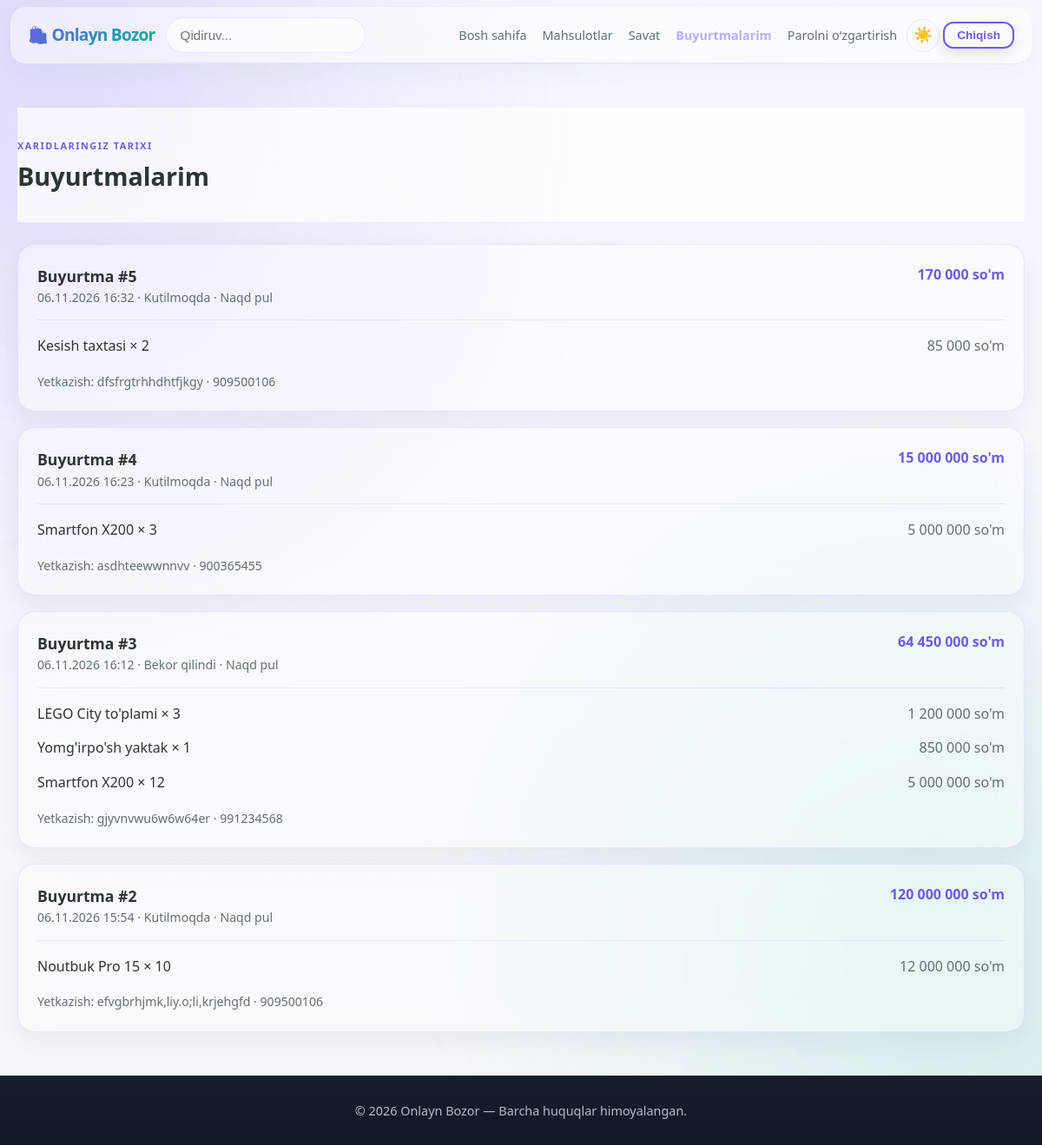
Screenshot of /orders/ (signed in) with the database file from the repository.
### shop/models.py (models this page shows, shortened)
class Order(models.Model):
    class PaymentMethod(models.TextChoices):
        CASH = 'cash', 'Naqd pul'
        CARD = 'card', 'Plastik karta'
    class Status(models.TextChoices):
        PENDING = 'pending', 'Kutilmoqda'
        CONFIRMED = 'confirmed', 'Tasdiqlangan'
        SHIPPED = 'shipped', 'Yetkazilmoqda'
        DELIVERED = 'delivered', 'Yetkazildi'
        CANCELED = 'canceled', 'Bekor qilindi'
    user = models.ForeignKey(
        settings.AUTH_USER_MODEL,
        related_name='shop_orders',
        on_delete=models.PROTECT,
    )
    phone = models.CharField(max_length=32)
    address = models.TextField()
    payment_method = models.CharField(
        max_length=8,
        choices=PaymentMethod.choices,
        default=PaymentMethod.CASH,
    )
    status = models.CharField(
        max_length=16,
        choices=Status.choices,
        default=Status.PENDING,
    )
    total = models.DecimalField(max_digits=12, decimal_places=2)
    created_at = models.DateTimeField(auto_now_add=True)
    class Meta:
        ordering = ('-created_at',)
    @property
    def can_be_canceled(self):
        return (
            self.status == self.Status.PENDING
            and timezone.now() < self.created_at + ORDER_CANCELLATION_WINDOW
        )

class OrderItem(models.Model):
    order = models.ForeignKey(
        Order,
        related_name='items',
        on_delete=models.CASCADE,
    )
    product = models.ForeignKey(
        Product,
        related_name='order_items',
        null=True,
        blank=True,
        on_delete=models.SET_NULL,
    )
    product_name = models.CharField(max_length=200)
    price = models.DecimalField(max_digits=10, decimal_places=2)
    quantity = models.PositiveIntegerField()

### shop/views.py (the view)
# urls.py: path('orders/', views.order_history, name='order_history'),
@login_required(login_url='shop_auth:login')
def order_history(request):
    orders = Order.objects.filter(user=request.user).prefetch_related('items')
    return render(request, 'shop/order_history.html', {'orders': orders})

### myshop/context_processors.py (called while the page is built)
def cart(request):
    current_cart = Cart(request)
    return {
        'cart': current_cart,
        'cart_product_ids': list(current_cart.cart.keys()),
        'cart_product_quantities': {
            product_id: item['quantity']
            for product_id, item in current_cart.cart.items()
        },
    }

def auth_urls(request):
    return {
        'login_url': '/auth/login/',
        'logout_url': '/auth/logout/',
        'register_url': '/auth/register/',
    }

### shop/cart.py (called while the page is built)
    def __len__(self):
        return sum(item['quantity'] for item in self.cart.values())

### shop/templatetags/shop_extras.py (called while the page is built)
@register.filter
def uzs(value):
    try:
        amount = Decimal(str(value))
    except (InvalidOperation, TypeError, ValueError):
        return value
    formatted = f"{amount:,.0f}".replace(",", " ")
    return f"{formatted} so'm"

### templates/shop/order_history.html (shortened to what this page needs)
{% extends 'base.html' %}
{% load shop_extras %}
{% block content %}
<section class="products-section">
    <div class="container">
        <div class="page-header">
            <span class="home-section-kicker">XARIDLARINGIZ TARIXI</span>
            <h1>Buyurtmalarim</h1>
        </div>
        <div class="order-history-list">
            {% for order in orders %}
            <article class="order-history-card glass-panel">
                <div class="order-history-heading">
                    <div>
                        <h2>Buyurtma #{{ order.id }}</h2>
                        <p>{{ order.created_at|date:"d.m.Y H:i" }} · {{ order.get_status_display }} · {{ order.get_payment_method_display }}</p>
                    </div>
                    <strong>{{ order.total|uzs }}</strong>
                </div>
                <ul>
                    {% for item in order.items.all %}
                    <li>{{ item.product_name }} × {{ item.quantity }} <span>{{ item.price|uzs }}</span></li>
                    {% endfor %}
                </ul>
                <p class="order-delivery">Yetkazish: {{ order.address }} · {{ order.phone }}</p>
            </article>
            {% empty %}
            <div class="empty-cart">
                <p>Hozircha buyurtmalar yo‘q.</p>
                <a class="btn btn-primary" href="{% url 'shop:product_list' %}">Mahsulotlarni ko‘rish</a>
            </div>
            {% endfor %}
        </div>
    </div>
</section>
{% endblock %}

### static/css/style.css (style rules this page uses)
:root { --primary: #6c5ce7; --primary-dark: #5a4bd1; --secondary: #00b894; --accent: #fdcb6e; --danger: #e17055; --dark: #2d3436; --gray: #636e72; --light: #f5f6fa; --white: rgba(255, 255, 255, 0.72); --glass: rgba(255, 255, 255, 0.5); --card-bg: rgba(255, 255, 255, 0.66); --panel-bg: rgba(255, 255, 255, 0.56); --shadow: 0 10px 28px rgba(26, 33, 46, 0.06); --shadow-hover: 0 14px 34px rgba(108, 92, 231, 0.12); --radius: 12px; --radius-sm: 8px; --transition: 0.3s ease; }
* { margin: 0; padding: 0; box-sizing: border-box; cursor: default !important; user-select: none; -webkit-user-select: none; }
html { scroll-behavior: smooth; }
body { font-family: 'Segoe UI', Tahoma, Geneva, Verdana, sans-serif; background: radial-gradient(circle at top left, rgba(108, 92, 231, 0.08), transparent 24%), radial-gradient(circle at bottom right, rgba(0, 184, 148, 0.05), transparent 25%), linear-gradient(180deg, rgba(247, 248, 255, 0.96), rgba(245, 246, 250, 0.96)); color: var(--dark); line-height: 1.6; min-height: 100vh; display: flex; flex-direction: column; }
.container { max-width: 1200px; margin: 0 auto; padding: 0 20px; }
.products-section, .categories-section, .cart-section { padding: 50px 0; }
.page-header { background: var(--white); padding: 30px 0; border-bottom: 1px solid rgba(108, 92, 231, 0.1); }
.page-header h1 { font-size: 1.8rem; }
.home-eyebrow, .home-section-kicker { display: inline-flex; align-items: center; gap: 9px; color: #aebbb5; font-size: 0.72rem; font-weight: 700; letter-spacing: 0.14em; }
.home-section-kicker { color: var(--primary); font-size: 0.68rem; }
.glass-panel { background: var(--panel-bg); border: 1px solid var(--theme-border); border-radius: 20px; box-shadow: var(--shadow); backdrop-filter: blur(18px) saturate(1.25); -webkit-backdrop-filter: blur(18px) saturate(1.25); }
.order-history-list { display: grid; gap: 18px; margin-top: 24px; }
.order-history-card { padding: 22px; }
.order-history-heading { display: flex; justify-content: space-between; gap: 16px; align-items: start; padding-bottom: 14px; border-bottom: 1px solid var(--theme-border); }
.order-history-heading h2 { font-size: 1.1rem; }
.order-history-heading p, .order-delivery { color: var(--gray); font-size: 0.88rem; }
.order-history-heading > strong { color: var(--primary); white-space: nowrap; }
.order-history-card ul { list-style: none; padding: 10px 0; }
.order-history-card li { display: flex; justify-content: space-between; gap: 16px; padding: 7px 0; }
.order-history-card li span { color: var(--gray); white-space: nowrap; }
body { position: relative; isolation: isolate; }
body::before { content: ''; position: fixed; inset: -18%; z-index: -1; pointer-events: none; background: radial-gradient(ellipse at 18% 22%, rgba(108, 92, 231, 0.13), transparent 34%), radial-gradient(ellipse at 78% 72%, rgba(0, 184, 148, 0.1), transparent 32%); filter: blur(28px); animation: ambient-drift 26s ease-in-out infinite alternate; }

### static/css/theme.css (style rules this page uses)
:root { color-scheme: light; --light: #f5f6fa; --white: rgba(255, 255, 255, 0.72); --dark: #2d3436; --gray: #636e72; --theme-border: rgba(108, 92, 231, 0.12); --theme-header: rgba(255, 255, 255, 0.48); --card-bg: rgba(255, 255, 255, 0.48); --panel-bg: rgba(255, 255, 255, 0.42); }
body { background-color: var(--light); color: var(--dark); transition: background-color 0.25s ease, color 0.25s ease; }
.page-header { color: var(--dark); }

### rows the page displays
Order: id "5", created_at "06.11.2026 16:32", status "Kutilmoqda", payment_method "Naqd pul", total|uzs "170 000 so'm", address "dfsfrgtrhhdhtfjkgy", phone "909500106"
OrderItem: product_name "Kesish taxtasi", quantity "2", price|uzs "85 000 so'm"
Order: id "4", created_at "06.11.2026 16:23", status "Kutilmoqda", payment_method "Naqd pul", total|uzs "15 000 000 so'm", address "asdhteewwnnvv", phone "900365455"
OrderItem: product_name "Smartfon X200", quantity "3", price|uzs "5 000 000 so'm"
Order: id "3", created_at "06.11.2026 16:12", status "Bekor qilindi", payment_method "Naqd pul", total|uzs "64 450 000 so'm", address "gjyvnvwu6w6w64er", phone "991234568"
OrderItem: product_name "LEGO City to'plami", quantity "3", price|uzs "1 200 000 so'm"
OrderItem: product_name "Yomg'irpo'sh yaktak", quantity "1", price|uzs "850 000 so'm"
OrderItem: product_name "Smartfon X200", quantity "12", price|uzs "5 000 000 so'm"
Order: id "2", created_at "06.11.2026 15:54", status "Kutilmoqda", payment_method "Naqd pul", total|uzs "120 000 000 so'm", address "efvgbrhjmk,liy.o;li,krjehgfd", phone "909500106"
OrderItem: product_name "Noutbuk Pro 15", quantity "10", price|uzs "12 000 000 so'm"
